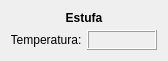
        <widget class="QWidget" name="layoutWidget">
         <property name="geometry">
          <rect>
           <x>660</x>
           <y>20</y>
           <width>161</width>
           <height>51</height>
          </rect>
         </property>
         <layout class="QVBoxLayout" name="verticalLayout_4">
          <item>
           <widget class="QLabel" name="label_60">
            <property name="minimumSize">
             <size>
              <width>70</width>
              <height>13</height>
             </size>
            </property>
            <property name="maximumSize">
             <size>
              <width>200</width>
              <height>13</height>
             </size>
            </property>
            <property name="font">
             <font>
              <weight>75</weight>
              <bold>true</bold>
             </font>
            </property>
            <property name="text">
             <string>Estufa</string>
            </property>
            <property name="alignment">
             <set>Qt::AlignCenter</set>
            </property>
           </widget>
          </item>
          <item>
           <layout class="QHBoxLayout" name="horizontalLayout_5">
            <item>
             <widget class="QLabel" name="label_61">
              <property name="minimumSize">
               <size>
                <width>70</width>
                <height>20</height>
               </size>
              </property>
              <property name="maximumSize">
               <size>
                <width>90</width>
                <height>20</height>
               </size>
              </property>
              <property name="text">
               <string>Temperatura:</string>
              </property>
              <property name="alignment">
               <set>Qt::AlignCenter</set>
              </property>
             </widget>
            </item>
            <item>
             <widget class="QLabel" name="lbl_temp">
              <property name="minimumSize">
               <size>
                <width>70</width>
                <height>20</height>
               </size>
              </property>
              <property name="maximumSize">
               <size>
                <width>70</width>
                <height>20</height>
               </size>
              </property>
              <property name="frameShape">
               <enum>QFrame::Box</enum>
              </property>
              <property name="frameShadow">
               <enum>QFrame::Raised</enum>
              </property>
              <property name="text">
               <string/>
              </property>
             </widget>
            </item>
           </layout>
          </item>
         </layout>
        </widget>
